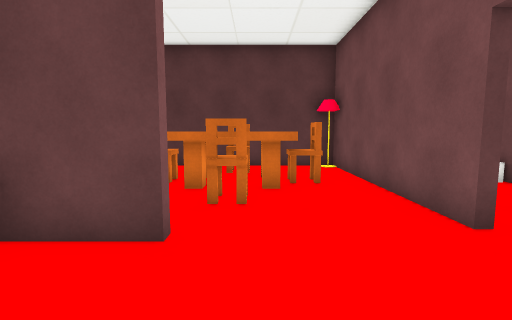
View 1 (above)

14 first-person views from a walk through a scene from a Unity 3-D project. The camera is 1.5 m above the floor, tilts 6° down and sees 85° across. The floor is counted in squares, 1 m on a side. Each view is taken from the middle of a square. On the plan, view 1 faces up. The plan holds only what a view shows up to about 14 squares ahead; the rest is blank. The place goes on beyond the plan. The player character is not drawn. Some surface patterns are stand-ins.

View 2
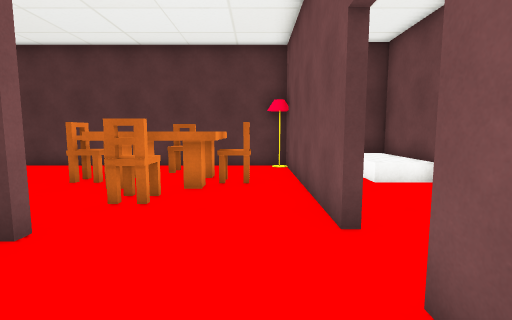

View 3
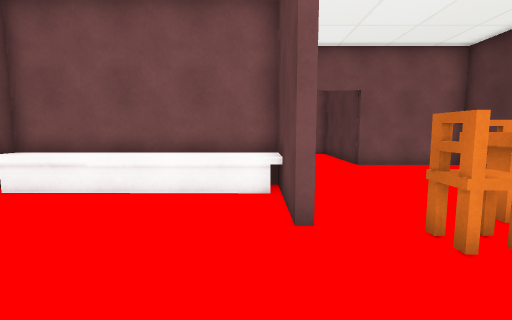

View 4
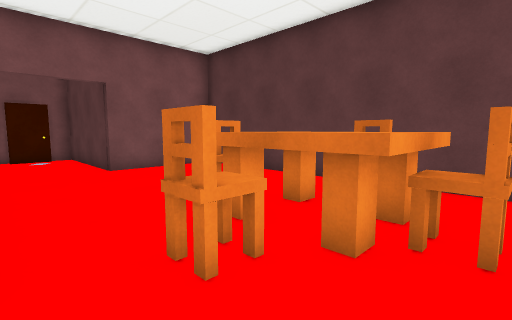

View 5
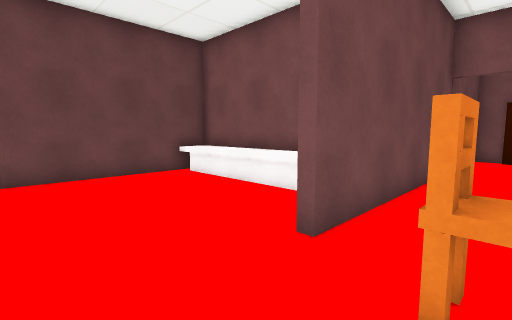

View 6
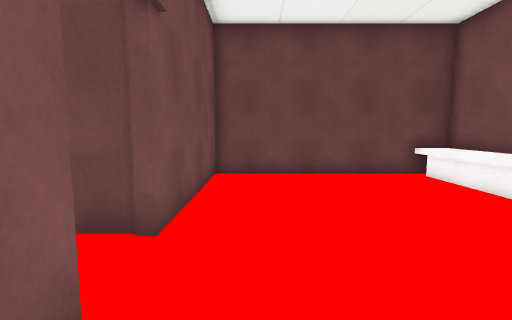

View 7
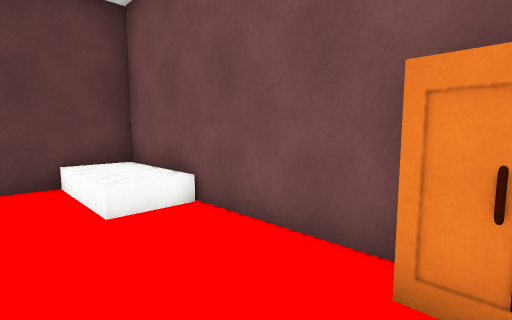

View 8
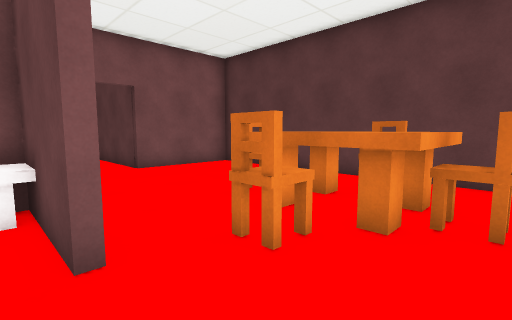

View 9
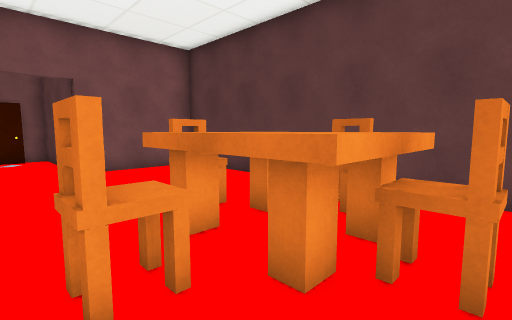

View 10
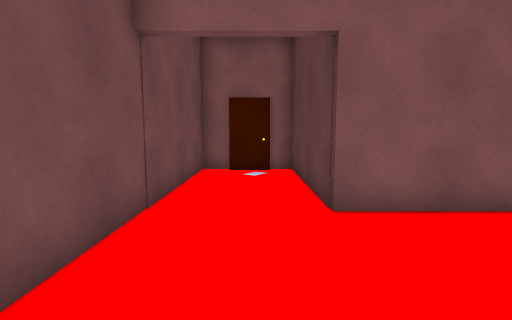

View 11
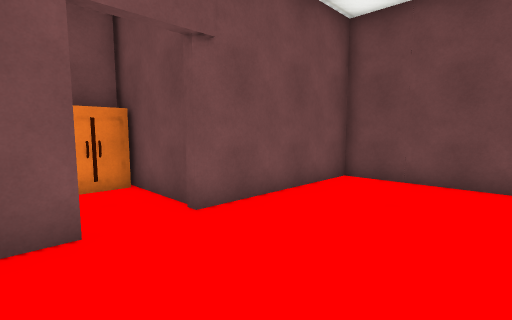

View 12
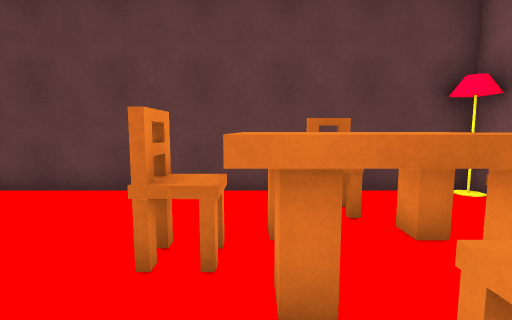

View 13
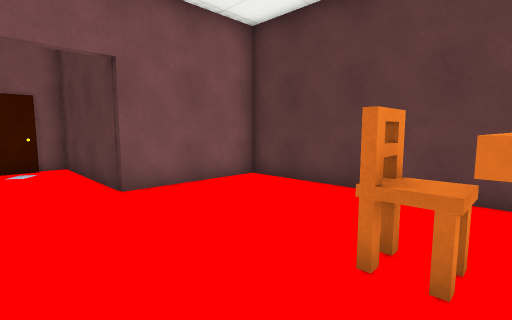

View 14
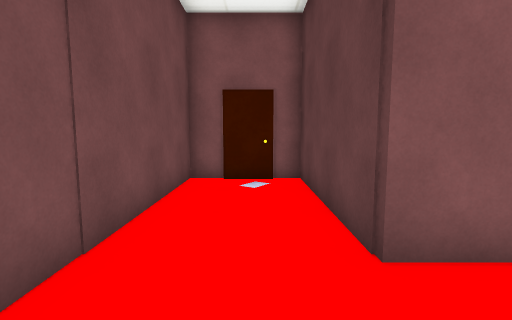

### Floor plan
Key: @ floor where view 1 was taken; # wall or solid block; . floor; ^ raised ledge; L lamp; C chair; T table; U cupboard.
Columns run from 15 left of view 1 to 7 right of it. Each row starts with its distance up from view 1.
 12       #################
 11       #...........L..^^
 10       #.......CC..#..^^
  9       #......TTTT.#..^^
  8 #######.....CCTTCC#..^#
  7 #............TTTT.#...#
  6 #.............CC..#...#
  5 #.................#...#
  4 ##############........#
  3           #^..........U
  2           #^.......####
  1           #^.......#
  0           ^^...@...#
 -1           ^^.......#
 -2           ^^.......#
 -3           ^^.......#
 -4           ##########

Where each view was taken, in squares from view 1:
view 1: 0 up, 0 right, facing up
view 2: 0 up, 2 right, facing up
view 3: 3 up, 3 right, facing left
view 4: 4 up, 2 right, facing up-left
view 5: 6 up, 2 right, facing down-left
view 6: 6 up, 2 right, facing down
view 7: 3 up, 4 right, facing up-right
view 8: 3 up, 2 right, facing up-left
view 9: 5 up, 2 right, facing up-left
view 10: 6 up, 4 left, facing left
view 11: 5 up, 1 left, facing down-right
view 12: 5 up, 2 left, facing up
view 13: 5 up, 2 left, facing up-left
view 14: 6 up, 6 left, facing left
